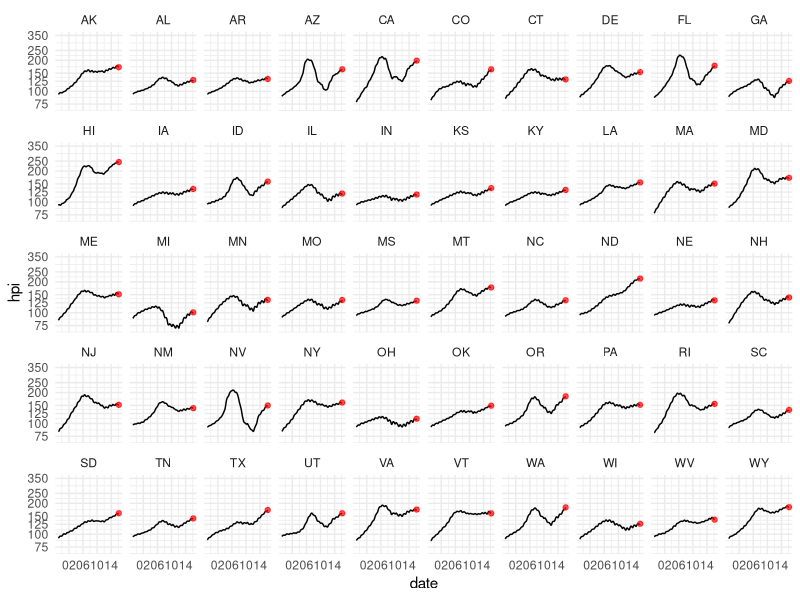
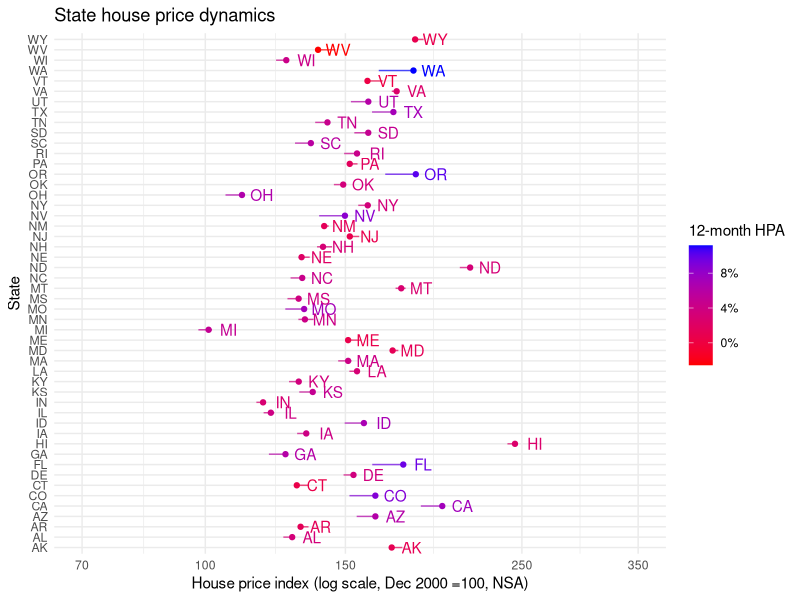

Generate these figures, in order, with R:
## ---- chunk 1
##load up the necessary packages
library(readr)
library(dplyr)
library(tidyr)
library(lubridate)
library(stringr)
library(readxl)
library(ggplot2)
library(scales)
library(zoo)
## ---- chunk 2
##import the states data
states   <- read_excel("states.xls", 
                      skip = 4)

##rename the columns by state abbreviation and remove the unneeded rows at the bottom
colnames(states)<-states[1,]
states<-states[c(-1,-497:-512),]

##replace the month column with a better named/formatted date column
colnames(states)[1] <- "date"
states$date<-seq(mdy('01/01/1975'),mdy('03/01/2016'),by='months')

##make sure the columns are numeric. Why necessary? read_excel imported the data as characters
##because of the NA characters in the original excel file
states[,c(2:54)] = apply(states[,c(2:54)], 2, function(x) as.numeric(x))

##manipulate and create new variables
states_wrangled <-states  %>% 
  ##gather from wide to long format 
  gather(state,hpi, -date) %>%
  ##round hpi to four digits
  mutate(hpi = round(hpi, digits = 4)) %>%
  ##create a column called year and month by separating the date column
  separate(date, into = c("year", "month"), sep = '-', convert = TRUE, remove = FALSE) %>% 
  ##create new column: hpa, hpa12, hpa3 etc.
  mutate(
         hpa = ((1+(hpi-lag(hpi))/hpi)^12)-1, 
         hpa12 = ((1+(hpi-lag(hpi, 12))/hpi)^1)-1, 
         hpa3 = ((1+(hpi-lag(hpi, 3))/hpi)^4)-1,
         hpi12 = lag(hpi, 12), 
         hpi12min = rollapply(hpi, 12, min, fill=NA, na.rm=FALSE,align='right'),
         hpi12max = rollapply(hpi, 12, max, fill=NA, na.rm=FALSE,align='right')
  ) 

## ---- chunk 3
##remove DC and US totals so we just have the states
names <- c("United", "DC")
states_only<-filter(states_wrangled, !grepl(paste(names, collapse = '|'), state)) 

## work with data from 1999-2016
states_1999 <- states_only %>%
  filter(date >= "1999-01-01")

##drop the states_1999 object into the code used on the blog

freddiePlot1<-
  ggplot(states_1999, aes(x=date,y=hpi)) +
  theme_minimal()+
  scale_x_date(labels= date_format("%y"),date_breaks="4 year",
               limits = as.Date(c('1999-01-01','2016-03-30'))) +
  scale_y_log10(limits=c(70,350), breaks=c(75,100,125,150,200,250,350)) +
  geom_line(color="black") + 
  geom_point(data = subset(states_1999, year == 2016 & month == 3), 
             aes(x=date,y=hpi), color="red", alpha=0.7) +
  facet_wrap(~state, ncol=10)

freddiePlot1
## ---- chunk 4
##another visualization from the blog
##I don't have those animation packages - curious to learn more about them!
freddiePlot2<-
  ggplot(data=subset(states_1999, year==2016 & month==3), 
         aes(x=hpi, y=state, label=state, color=hpa12)) +
  geom_text(nudge_x = 0.025) +
  geom_point() +
  scale_x_log10(limits=c(70,350), breaks=c(70,100,150,250,350))+
  geom_segment(aes(xend=hpi12min,x=hpi12max,y=state,yend=state),alpha=0.7)+
  theme_minimal()  +
  scale_colour_gradient(low="red",high="blue",name = "12-month HPA",labels = percent) +
  labs(y="State", x= "House price index (log scale, Dec 2000 =100, NSA)",
       title="State house price dynamics")

freddiePlot2
